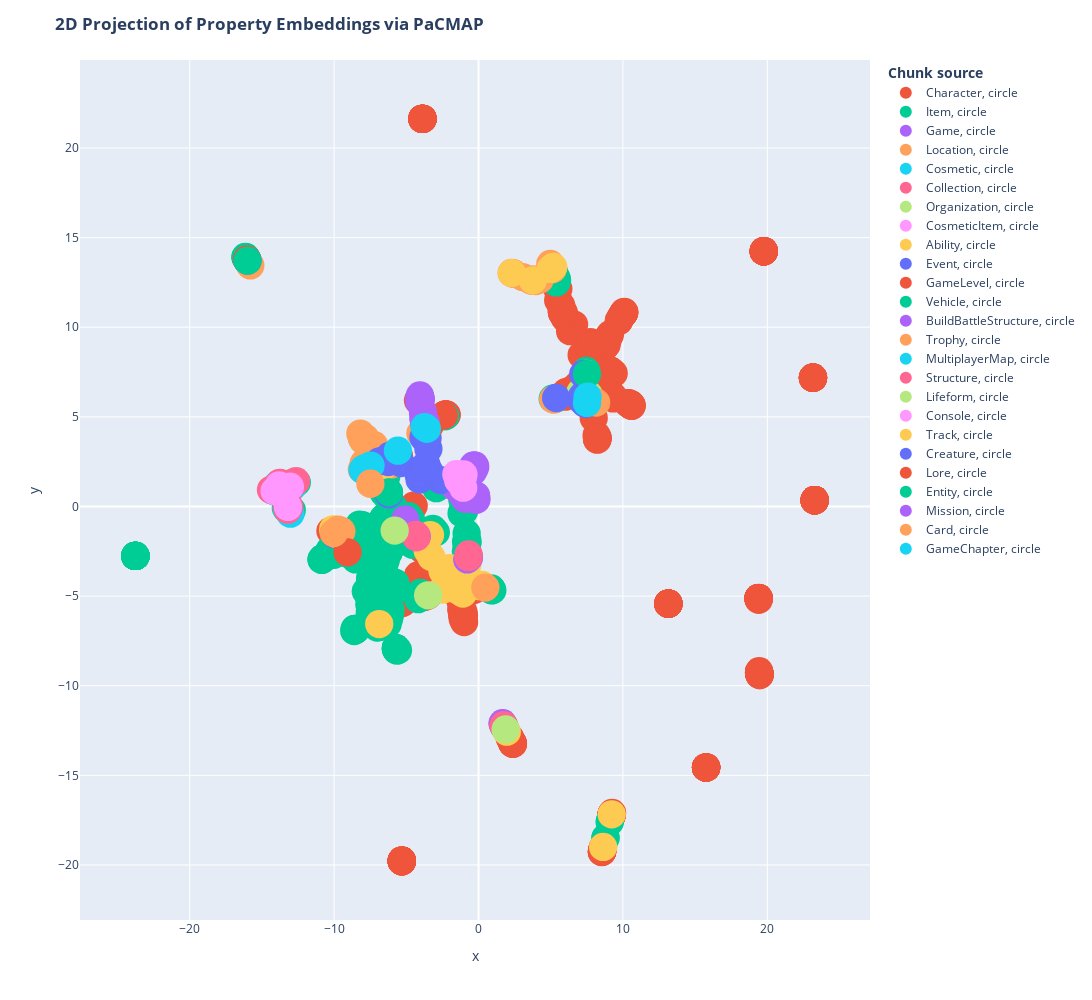

Write notebook code for a chart like this one.
### Code cell
df_plotly = pd.DataFrame.from_dict(
    [
        {
            "x": documents_projected[i, 0],
            "y": documents_projected[i, 1],
            "class": row["entity_class"],
            "extract": row['property_description'][:100],
            "symbol": "circle",
            "size_col": 10,
        }
        for i, row in enumerate(df.to_dict(orient="records"))
    ]
)

# Visualize the embedding
fig = px.scatter(
    df_plotly,
    x="x",
    y="y",
    color="class",
    hover_data="extract",
    size="size_col",
    symbol="symbol",
    color_discrete_map={"User query": "black"},
    width=1800,
    height=1000,
)
fig.update_traces(
    marker=dict(opacity=1, line=dict(width=0, color="DarkSlateGrey")),
    selector=dict(mode="markers"),
)
fig.update_layout(
    legend_title_text="<b>Chunk source</b>",
    title="<b>2D Projection of Property Embeddings via PaCMAP</b>",
)
fig.show()
